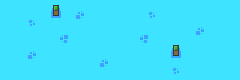

Rendered tile map (Tiled .tmx) drawn with the repository's tilesets; below, a short description and the full map source, tile grids included:
An orthogonal 30x10 tile map with 8x8 px tiles, 1 tile layer (Calque de Tuiles 1).

<map version="1.8" tiledversion="1.8.4" orientation="orthogonal" renderorder="right-down" width="30" height="10" tilewidth="8" tileheight="8" infinite="0" nextlayerid="2" nextobjectid="1">
 <tileset firstgid="1" source="../../stock/cbon.tsx" />
 <layer id="1" name="Calque de Tuiles 1" width="30" height="10">
  <data encoding="csv">
863,864,865,866,863,864,807,808,863,864,865,866,863,864,865,866,863,864,865,866,863,864,865,866,863,864,865,866,863,864,
927,928,929,930,927,928,871,872,927,876,877,930,927,928,929,930,927,928,746,747,927,928,929,930,927,928,929,930,927,928,
991,992,993,746,747,992,935,936,991,940,941,994,991,992,993,994,991,992,810,811,991,992,993,994,991,992,993,994,991,992,
863,864,865,810,811,864,865,866,863,864,865,866,863,864,865,866,863,864,865,866,863,864,865,866,876,877,865,866,863,864,
927,928,929,930,927,928,929,748,749,928,929,930,927,928,929,930,927,748,749,930,927,928,929,930,940,941,929,930,927,928,
991,992,993,994,991,992,993,812,813,992,993,994,991,992,993,994,991,812,813,994,991,807,808,994,991,992,993,994,991,992,
863,864,865,876,877,864,865,866,863,864,865,866,863,864,865,866,863,864,865,866,863,871,872,866,863,864,865,866,863,864,
927,928,929,940,941,928,929,930,927,928,929,930,876,877,929,930,927,928,929,930,927,935,936,930,927,928,929,930,927,928,
991,992,993,994,991,992,993,994,991,992,993,994,940,941,993,994,991,992,993,994,991,746,747,994,991,992,993,994,991,992,
863,864,865,866,863,864,865,866,863,864,865,866,863,864,865,866,863,864,865,866,863,810,811,866,863,864,865,866,863,864
</data>
 </layer>
</map>
